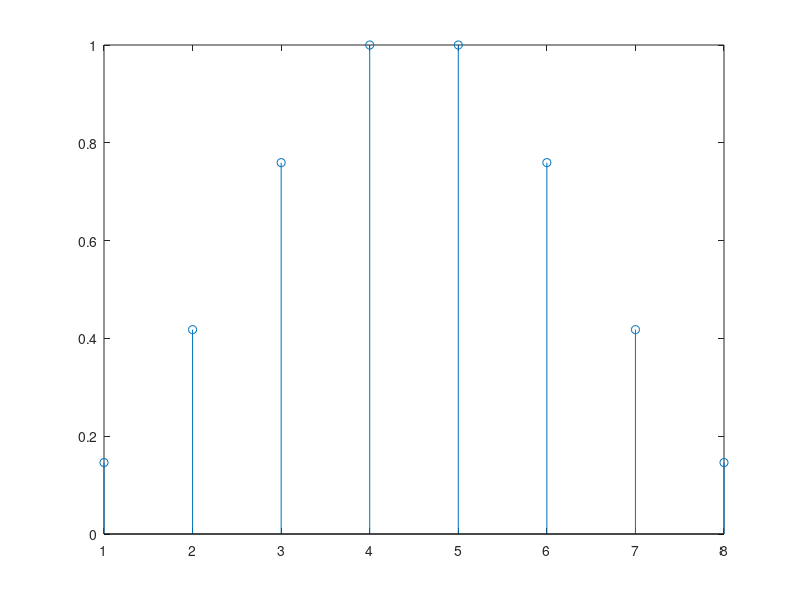

MATLAB code for this plot: (Note: this script raises an error after producing the figure.)
% Parameters
    N = 8;                  
    f = 15e9;               
    c = 3e8;                
    lambda = c / f;         
    d = lambda / 2;         
    k0 = 2*pi / lambda;
    
    theta0 = 0;
    phi0 = 0;
    
    %Coordinatos
    theta = linspace(eps, pi, 361);
    phi = linspace(eps, 2*pi, 361);
    
    [TH,PH] = meshgrid(theta,phi);
    
    %Chebychev window
    coeff = chebwin(N,40);
    stem(coeff)
    
    %Wavenumbers
    kx_0 = k0*sin(theta0).*cos(phi0);
    ky_0 = k0*sin(theta0).*sin(phi0);
    kx = k0*sin(TH).*cos(PH);
    ky = k0*sin(TH).*sin(PH);
    
    AF_uniform = zeros(size(TH));
    AF = zeros(size(TH));
    
    for n = 0:N-1
        AF = AF + coeff(n+1) * exp(1j*n*d*(ky-ky_0));
    end
    
    for n = 0:N-1
        AF_uniform = AF_uniform + exp(1j*n*d*(ky-ky_0));
    end
    
    %Converting
    TH_deg = rad2deg(TH); 
    PH_deg = rad2deg(PH);
    
    %Plotting
    AF_mag_dB = 20*log10(abs(AF));
    AF_mag_dB = AF_mag_dB - max(AF_mag_dB(:)); 
    patternCustom(AF_mag_dB(:),TH_deg(:),PH_deg(:))
    
    AF_uniform_mag_dB = 20*log10(abs(AF_uniform));
    AF_uniform_mag_dB = AF_uniform_mag_dB - max(AF_uniform_mag_dB(:));  
    patternCustom(AF_uniform_mag_dB(:),TH_deg(:),PH_deg(:))
    
    
    % patternCustom(AF_mag_dB(:),TH_deg(:),PH_deg(:),CoordinateSystem="rectangular", Slice="phi", SliceValue=rad2deg(phi()));
    % hold on
    % patternCustom(AF_uniform_mag_dB(:),TH_deg(:),PH_deg(:),CoordinateSystem="rectangular", Slice="phi", SliceValue=rad2deg(eps));
    % hold off
    
    %Compute Directivity
    
    %Weighted
    U = abs(AF).^2;
    Umax = max(U(:)); 
    Prad = trapz(phi, trapz(theta, U.*sin(TH), 2));
    D = 4*pi*Umax/Prad;
    D_dB = 10*log10(abs(D));
    fprintf('Directivity weighted (dB): %.3f dB\n', D_dB);
    
    %Uniform
    U_uniform = abs(AF_uniform).^2;
    Umax_uniform = max(U_uniform(:));
    Prad_uniform = trapz(phi, trapz(theta, U_uniform.*sin(TH), 2));
    D_uniform = 4*pi*Umax_uniform/Prad_uniform;
    D_uniform_dB = 10*log10(abs(D_uniform));
    fprintf('Directivity uniform (dB): %.3f dB\n', D_uniform_dB);